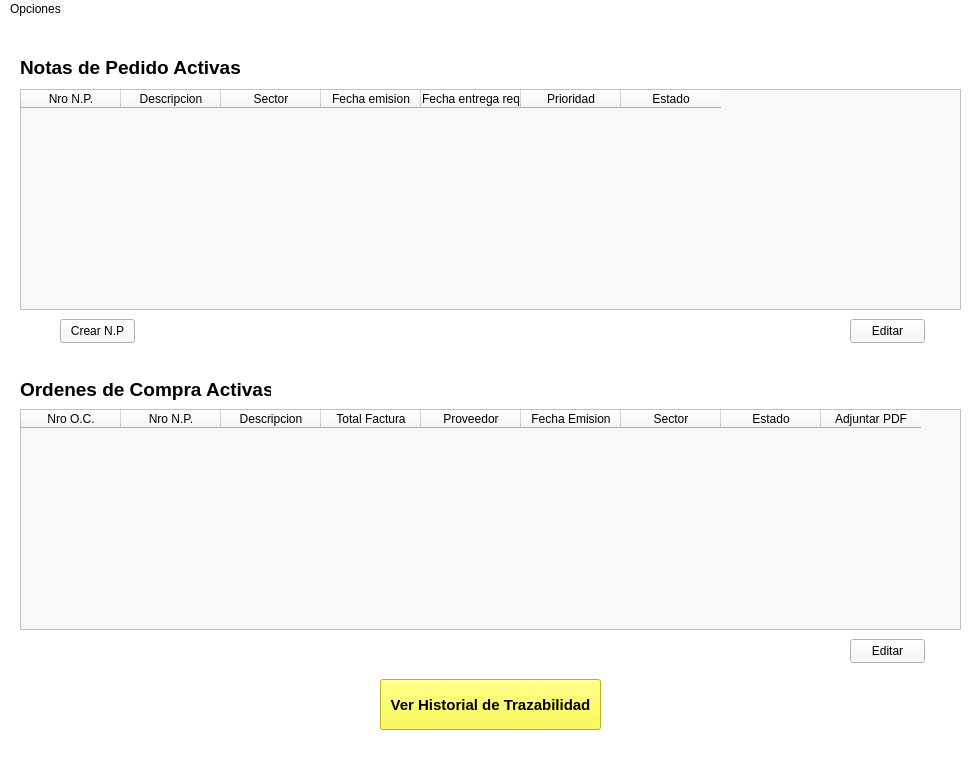
<?xml version="1.0" encoding="UTF-8"?>
<ui version="4.0">
 <class>pantallaAdmin</class>
 <widget class="QMainWindow" name="pantallaAdmin">
  <property name="geometry">
   <rect>
    <x>0</x>
    <y>0</y>
    <width>980</width>
    <height>778</height>
   </rect>
  </property>
  <property name="windowTitle">
   <string>Administrador</string>
  </property>
  <property name="styleSheet">
   <string notr="true">background-color: rgb(255, 255, 255);</string>
  </property>
  <widget class="QWidget" name="centralwidget">
   <widget class="QLabel" name="label">
    <property name="geometry">
     <rect>
      <x>20</x>
      <y>40</y>
      <width>221</width>
      <height>16</height>
     </rect>
    </property>
    <property name="font">
     <font>
      <pointsize>14</pointsize>
      <bold>true</bold>
     </font>
    </property>
    <property name="text">
     <string>Notas de Pedido Activas</string>
    </property>
   </widget>
   <widget class="QTableWidget" name="tablaNPactivasAdmin">
    <property name="geometry">
     <rect>
      <x>20</x>
      <y>70</y>
      <width>941</width>
      <height>221</height>
     </rect>
    </property>
    <property name="styleSheet">
     <string notr="true">background-color: rgb(248, 248, 248);</string>
    </property>
    <column>
     <property name="text">
      <string>Nro N.P.</string>
     </property>
    </column>
    <column>
     <property name="text">
      <string>Descripcion</string>
     </property>
    </column>
    <column>
     <property name="text">
      <string>Sector</string>
     </property>
    </column>
    <column>
     <property name="text">
      <string>Fecha emision</string>
     </property>
    </column>
    <column>
     <property name="text">
      <string>Fecha entrega req</string>
     </property>
    </column>
    <column>
     <property name="text">
      <string>Prioridad</string>
     </property>
    </column>
    <column>
     <property name="text">
      <string>Estado</string>
     </property>
    </column>
   </widget>
   <widget class="QPushButton" name="btnEditarTablaNPactiva">
    <property name="geometry">
     <rect>
      <x>850</x>
      <y>300</y>
      <width>75</width>
      <height>24</height>
     </rect>
    </property>
    <property name="styleSheet">
     <string notr="true">background-color: rgb(248, 248, 248);</string>
    </property>
    <property name="text">
     <string>Editar</string>
    </property>
   </widget>
   <widget class="QLabel" name="label_2">
    <property name="geometry">
     <rect>
      <x>790</x>
      <y>10</y>
      <width>171</width>
      <height>41</height>
     </rect>
    </property>
    <property name="text">
     <string/>
    </property>
    <property name="pixmap">
     <pixmap resource="../img/imagenes.qrc">:/xy/logo.jpg</pixmap>
    </property>
    <property name="scaledContents">
     <bool>true</bool>
    </property>
   </widget>
   <widget class="QPushButton" name="btnCrearNP_Admin">
    <property name="geometry">
     <rect>
      <x>60</x>
      <y>300</y>
      <width>75</width>
      <height>24</height>
     </rect>
    </property>
    <property name="styleSheet">
     <string notr="true">background-color: rgb(248, 248, 248);</string>
    </property>
    <property name="text">
     <string>Crear N.P</string>
    </property>
   </widget>
   <widget class="QLabel" name="label_3">
    <property name="geometry">
     <rect>
      <x>20</x>
      <y>360</y>
      <width>251</width>
      <height>21</height>
     </rect>
    </property>
    <property name="font">
     <font>
      <pointsize>14</pointsize>
      <bold>true</bold>
     </font>
    </property>
    <property name="text">
     <string>Ordenes de Compra Activas</string>
    </property>
   </widget>
   <widget class="QTableWidget" name="tablaOCactivasAdmin">
    <property name="geometry">
     <rect>
      <x>20</x>
      <y>390</y>
      <width>941</width>
      <height>221</height>
     </rect>
    </property>
    <property name="styleSheet">
     <string notr="true">background-color: rgb(248, 248, 248);</string>
    </property>
    <column>
     <property name="text">
      <string>Nro O.C.</string>
     </property>
    </column>
    <column>
     <property name="text">
      <string>Nro N.P.</string>
     </property>
    </column>
    <column>
     <property name="text">
      <string>Descripcion</string>
     </property>
    </column>
    <column>
     <property name="text">
      <string>Total Factura</string>
     </property>
    </column>
    <column>
     <property name="text">
      <string>Proveedor</string>
     </property>
    </column>
    <column>
     <property name="text">
      <string>Fecha Emision</string>
     </property>
    </column>
    <column>
     <property name="text">
      <string>Sector</string>
     </property>
    </column>
    <column>
     <property name="text">
      <string>Estado</string>
     </property>
    </column>
    <column>
     <property name="text">
      <string>Adjuntar PDF</string>
     </property>
    </column>
   </widget>
   <widget class="QPushButton" name="btnEditarTablaOCactiva">
    <property name="geometry">
     <rect>
      <x>850</x>
      <y>620</y>
      <width>75</width>
      <height>24</height>
     </rect>
    </property>
    <property name="styleSheet">
     <string notr="true">background-color: rgb(248, 248, 248);</string>
    </property>
    <property name="text">
     <string>Editar</string>
    </property>
   </widget>
   <widget class="QPushButton" name="btnHistorialAdmin">
    <property name="geometry">
     <rect>
      <x>380</x>
      <y>660</y>
      <width>221</width>
      <height>51</height>
     </rect>
    </property>
    <property name="font">
     <font>
      <pointsize>11</pointsize>
      <bold>true</bold>
     </font>
    </property>
    <property name="cursor">
     <cursorShape>PointingHandCursor</cursorShape>
    </property>
    <property name="styleSheet">
     <string notr="true">background-color: rgb(250, 250, 40);</string>
    </property>
    <property name="text">
     <string>Ver Historial de Trazabilidad</string>
    </property>
   </widget>
  </widget>
  <widget class="QMenuBar" name="menubar">
   <property name="geometry">
    <rect>
     <x>0</x>
     <y>0</y>
     <width>980</width>
     <height>22</height>
    </rect>
   </property>
   <widget class="QMenu" name="menuOpciones">
    <property name="title">
     <string>Opciones</string>
    </property>
    <addaction name="actionCerrar_Sesion_Admin"/>
   </widget>
   <addaction name="menuOpciones"/>
  </widget>
  <widget class="QStatusBar" name="statusbar"/>
  <action name="actionCerrar_Sesion_Admin">
   <property name="text">
    <string>Cerrar Sesion</string>
   </property>
  </action>
 </widget>
 <resources>
  <include location="../img/imagenes.qrc"/>
 </resources>
 <connections/>
</ui>
